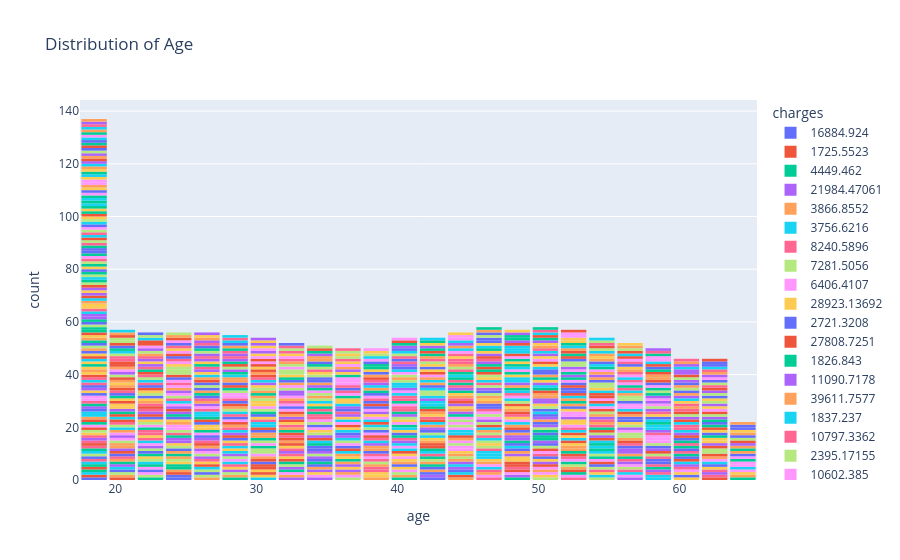

The code cell stored with this chart in its notebook:
### Code cell
fig = px.histogram(medical, x="age", color="charges", title="Distribution of Age")
fig.update_layout(bargap=0.1)
fig.show()
